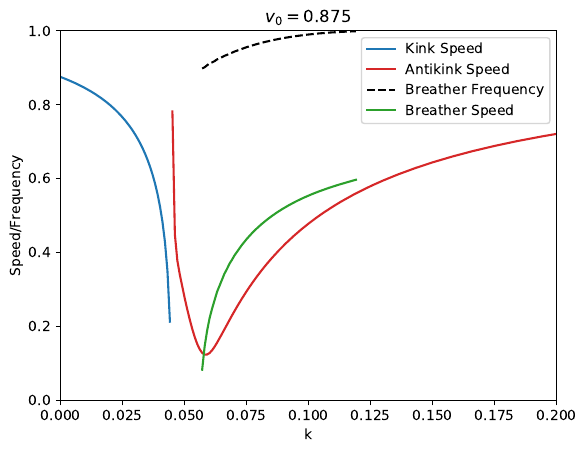

Python code for this plot:
from matplotlib import pyplot as plt
import xarray as xr
import numpy as np
from numpy import pi

from SolitonScattering import SG

dx = 0.025
dt = 0.02

xLim = [-40,0] # x range

v0 = 0.875	# Antikink's initial velocity
x0 = -20 	# Antikink's initial position
k = np.linspace(0,0.2,201) 	# Values for the Robin boundary parameter

### Setup x grid
M  = int((xLim[1] - xLim[0])/dx) + 1
x = np.linspace(xLim[0],xLim[1],M)

### Run the time evolution for each value of k and save the resulting field
# state = SG.kink(x,0,v0,x0,-1)
# field = SG.SineGordon(state)
# for t in [1000]:
# 	field.time_evolve('euler_robin', t+abs(x0)/v0, dt=dt, k=k, dirichletValue=2*pi, dynamicRange=True)
# 	field.save('v875Kinematics_t%s_k%i_dx025_dt02_field.nc'%(str(t), len(k))) # save field to disk

### Find the bound state eigenvalues associated with the solitons produced in the antikink/boundary collision
### Ignore any breathers with frequency > 0.999
# with xr.open_dataset('v875Kinematics_t1000_k201_dx025_dt02_field.nc', engine='h5netcdf') as state:
# 	print(state)
# 	field = SG.SineGordon(state) # load field state from disk
# 	eigenvalues = field.boundStateEigenvalues(vRange=[-0.925, 0.1], maxFreq=0.999, 
# 		verbose=2, saveFile='v875Kinematics_t1000_k201_dx025_dt02_eigenvalues.nc',
# 		rootFindingKwargs={},
# 		)

### Print the bound state eigenvalues
eigenvalues = SG.ScatteringData('v875Kinematics_t1000_k201_dx025_dt02_eigenvalues.nc')
print(eigenvalues)

### Plot the kinematics of the solitons produced in the antikink/boundary collision 
eigenvalues.plot_2Dkinematics(axis='k')
plt.title('$v_0=0.875$')
plt.savefig('Kinematics_v875.pdf', bbox_inches='tight')
plt.close()
